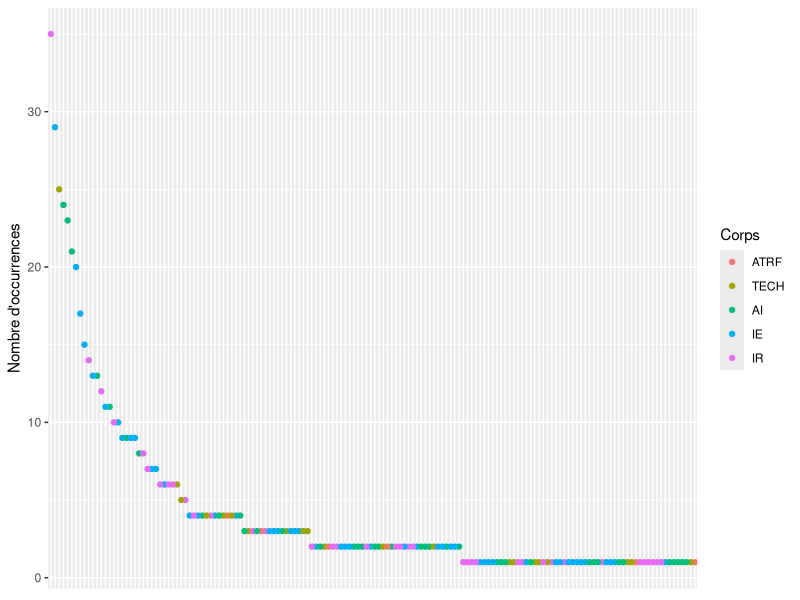
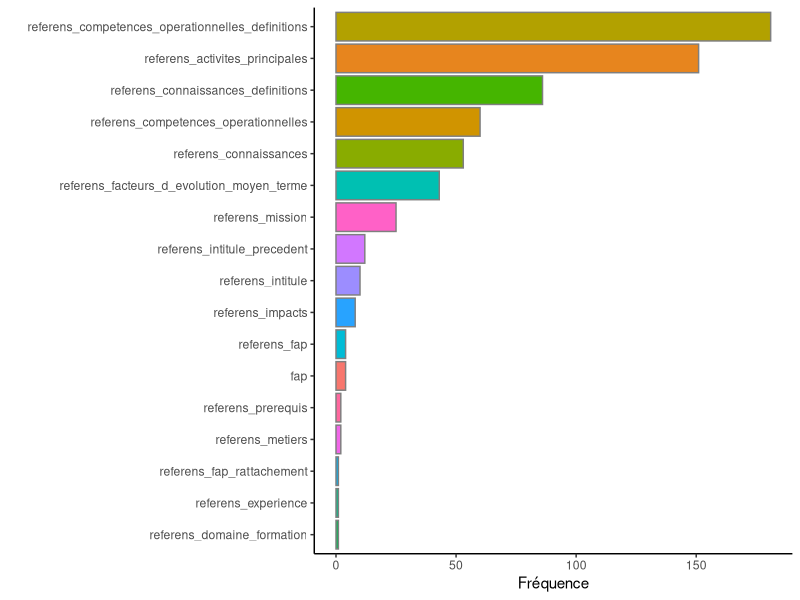
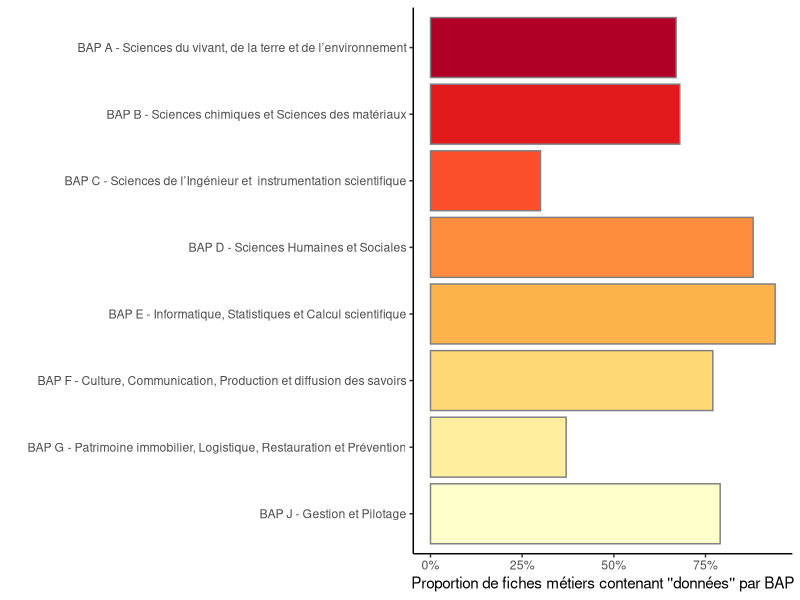
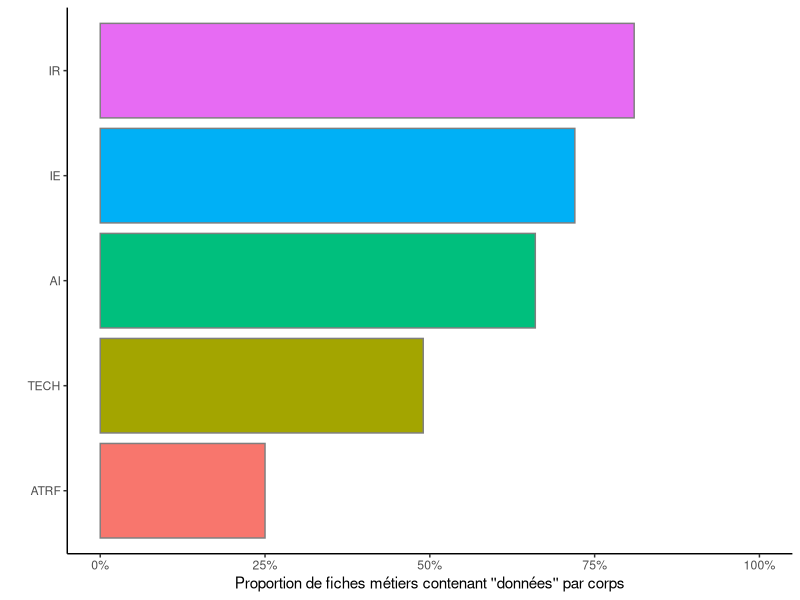
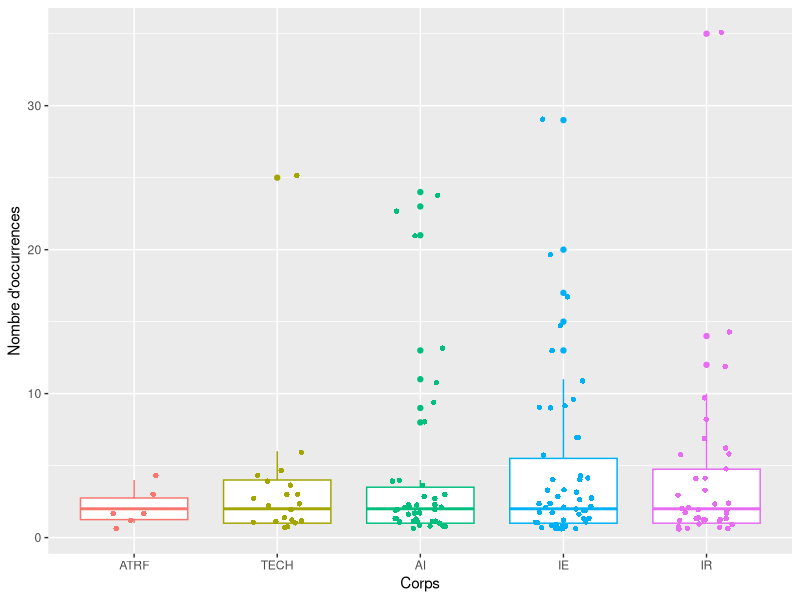

These charts were generated, in order, by the following R code:
library(tidyr)
library(dplyr)
library(tibble)
library(stringr)
library(ggplot2)
library(forcats)
library(tm)
library(RColorBrewer)

data <- read.csv2("fr-esr_referentiel_metier_referens_3.csv") %>%
  mutate(Id = row_number())
names(data) #noms de colonnes

donnees <- "Donnees|donnees|Données|données|Donnee|donnee|Donnée|donnée"

variables <- data %>%
  select(-Id) %>%
  colnames()

denombrement <- data %>%
  column_to_rownames("Id") %>%
  #select(Nom des colonnes, séparées par une virgule) %>%
  mutate_all(str_count, donnees) %>%
  mutate(somme = rowSums(.)) %>%
  rownames_to_column("Id") %>%
  filter(somme > 0) %>%
  arrange(desc(somme))
  
data_filtered <- data %>%
  filter(Id %in% denombrement$Id) %>%
  mutate(Id = as.character(Id)) %>%
  left_join(denombrement %>% select(Id, somme), by = "Id") %>%
  arrange(desc(somme))

# Classer les corps dans l'ordre hiérarchique
ordre_corps <- c("ATRF", "TECH", "AI", "IE", "IR")

data_filtered %>%
  mutate(referens_id = fct_reorder(referens_id, -somme),
         referens_cs=factor(referens_cs, levels = ordre_corps)) %>%
  ggplot(aes(x = referens_id, y = somme, color=referens_cs)) +
  geom_point() +
  labs(y = "Nombre d'occurrences", color="Corps") +
  theme(axis.title.x=element_blank(),
        axis.text.x=element_blank(),
        axis.ticks.x=element_blank())

# Histogramme des variables où apparaissent le plus l'expression "données"
  
denombrement %>%
  select(-somme) %>%
  column_to_rownames("Id") %>%
  summarise_all(sum) %>%
  rownames_to_column("Id") %>%
  gather("variable", "somme", -Id) %>%
  filter(somme > 0) %>%
  ggplot(aes(x=fct_reorder(variable, somme), y = somme)) +
  geom_col(aes(fill = variable), color = "grey50") +
  labs(x = "", y = "Fréquence")+
  coord_flip()+
  theme_classic() +
  theme(legend.position = "none")

# Histogramme des BAP où apparaissent le plus l'expression "données"

BAP_filtered <- data_filtered %>%
  count(bap) %>%
  arrange(bap)

BAP <- data %>%
  count(bap)

BAP_filtered_pourcentage <- BAP_filtered %>%
  left_join(BAP, BAP_filtered, by = "bap") %>%
  mutate(pourcentage_bap=round(n.x/n.y,2),
         bap=fct_reorder(bap, bap, .desc = TRUE))

BAP_filtered_pourcentage %>%
  ggplot(aes(x = bap, y = pourcentage_bap)) +
  geom_col(aes(fill = bap), color = "grey50") +
  labs(x = "", y = "Proportion de fiches métiers contenant ''données'' par BAP") +
  coord_flip() +
  theme_classic() +
  theme(legend.position = "none") +
  scale_fill_manual(values = brewer.pal(8, "YlOrRd")) +
  scale_y_continuous(labels = scales::percent)

# Histogramme des corps où apparaissent le plus l'expression "données"

corps_filtered <- data_filtered %>%
  count(referens_cs) %>%
  arrange(desc(n))

corps <- data %>%
  count(referens_cs)

corps_filtered_pourcentage <- corps_filtered %>%
  left_join(corps, corps_filtered, by = "referens_cs") %>%
  mutate(pourcentage_corps=round(n.x/n.y,2),
         referens_cs=factor(referens_cs, levels = ordre_corps))

corps_filtered_pourcentage %>%
  ggplot(aes(x = referens_cs, y = pourcentage_corps)) +
  geom_col(aes(fill = referens_cs), color = "grey50") +
  labs(x = "", y = "Proportion de fiches métiers contenant ''données'' par corps") +
  coord_flip() +
  theme_classic() +
  theme(legend.position = "none") +
  scale_y_continuous(labels = scales::percent, limits = c(0,1))

# Tableau des 11 métiers dont l'intitulé ou le métier contient l'expression "données"
  
intitule_TRUE <- denombrement %>%
  filter(denombrement$referens_intitule >0 | denombrement$referens_metiers >0)

intitule_filtered <- data_filtered %>%
  filter(Id %in% intitule_TRUE$Id) %>%
  mutate(Id = as.character(Id)) %>%
  left_join(data_filtered %>% select(Id, somme), by = "Id") %>%
  select(referens_intitule, referens_metiers, bap, referens_fap, referens_cs, Id) %>%
  group_by(bap) %>%
  arrange(referens_cs, .by_group = TRUE)

View(intitule_filtered)

## Regarder les métiers qui concentrent le plus le terme "données"

data_filtered %>%
  filter(somme > 10) %>%
  arrange(desc(somme)) %>%
  select (referens_intitule, referens_metiers, bap, referens_fap, referens_cs, somme) %>%
  head(15)

## Regarder les métiers des BAP E, F, G, J où "données" apparaît dans facteur_d_evolution_moyen_terme

evolution_metiers <- data_filtered %>%
  mutate(Id = as.character(Id)) %>%
  left_join(denombrement %>% select(Id, referens_facteurs_d_evolution_moyen_terme), by = "Id") %>%
  filter(referens_facteurs_d_evolution_moyen_terme.y >0 & referens_bap_id %in% c("E", "F", "G", "J")) %>%
  group_by(bap) %>%
  arrange(referens_cs, .by_group = TRUE)

evolution_metiers_extrait <- evolution_metiers %>%
  select (referens_intitule, bap, referens_fap, referens_cs, somme)

## Regarder les métiers où le terme données apparaît comme "intitulé précédent" et a disparu de l'intitulé actuel 

## Regarder les métiers où "données" apparaît comme "intitulé précédent" et a disparu de l'intitulé actuel

suppression_metiers <- denombrement %>%
  filter(referens_intitule_precedent >0 & referens_intitule ==0) %>%
  mutate(Id = as.character(Id)) %>% 
  select(Id) %>%
  left_join(data_filtered, by = "Id") %>%
  select (referens_intitule, referens_intitule_precedent, bap, referens_fap, referens_cs) %>%
  arrange(referens_cs) # Bug car ne s'ordonne pas par corps

## boxplot (quartiles) de la distribution des fiches métiers qui concentrent le plus le terme 'données" par corps

data_filtered %>%
  mutate(referens_cs=factor(referens_cs, levels = ordre_corps)) %>%
  ggplot(aes(x = referens_cs, y = somme, color=referens_cs)) +
  geom_boxplot()+
  geom_jitter(shape=16, position=position_jitter (0.2)) +
  labs(x= "Corps", y = "Nombre d'occurrences", color="Corps")+
  theme(legend.position = "none")

## Afficher le terme "données" en kwic (keyword-in-context) et représenter son voisinnage lexical
